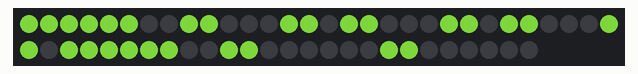
Bench run of a sketch on a simulated Arduino Uno, built with avr-gcc and run on an emulated ATmega328P. Parts: 56 RGB LEDs in strip order, left to right, continuing on the next row. Dim RGB values are drawn brighter than linear; random numbers use the default seed unless the sketch sets one.

Above: at 0.3 s.
At 9.9 s:
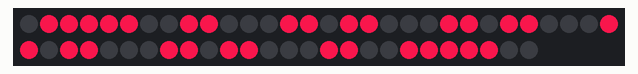
At 14.7 s:
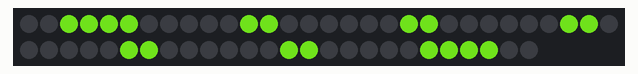
At 19.5 s:
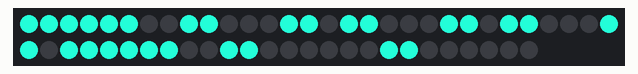
At 29.1 s:
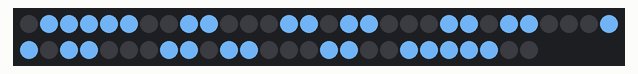
At 38.8 s:
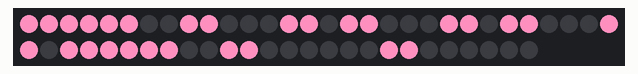

The sketch:

wave.c.ino
```cpp
#include "letters.h"
#include "FastLED.h"


////////////////////////////////////////////////////////////////////////////////////////////////////
//
// RGB Calibration code
//
// Use this sketch to determine what the RGB ordering for your chipset should be.  Steps for setting up to use:

// * Uncomment the line in setup that corresponds to the LED chipset that you are using.  (Note that they
//   all explicitly specify the RGB order as RGB)
// * Define DATA_PIN to the pin that data is connected to.
// * (Optional) if using software SPI for chipsets that are SPI based, define CLOCK_PIN to the clock pin
// * Compile/upload/run the sketch

// You should see six leds on.  If the RGB ordering is correct, you should see 1 red led, 2 green
// leds, and 3 blue leds.  If you see different colors, the count of each color tells you what the
// position for that color in the rgb orering should be.  So, for example, if you see 1 Blue, and 2
// Red, and 3 Green leds then the rgb ordering should be BRG (Blue, Red, Green).

// You can then test this ordering by setting the RGB ordering in the addLeds line below to the new ordering
// and it should come out correctly, 1 red, 2 green, and 3 blue.
//
//////////////////////////////////////////////////

#define NUM_LEDS 56


// Data pin that led data will be written out over
#define DATA_PIN 13
// Clock pin only needed for SPI based chipsets when not using hardware SPI
//#define CLOCK_PIN 8
#define TIME 800
CRGB leds[NUM_LEDS];

void setup() {
  // sanity check delay - allows reprogramming if accidently blowing power w/leds
    delay(200);

      // Uncomment one of the following lines for your leds arrangement.
      FastLED.addLeds<WS2811, DATA_PIN, BRG>(leds, NUM_LEDS);
      FastLED.clear();
}

void print_matrix(unsigned char CHAR[8],unsigned char color_1,unsigned char color_2,unsigned char color_3)
{
  int k;
  FastLED.clear();

  for (int j = 0; j < 7;j++)
  {
    for (int i = 0; i < 8; i++)
    {
      unsigned char a = reverse(CHAR[j]);
      k = a >> i;
      if ((k & 1))
        leds[8*j+i] = CRGB(color_1,color_2,color_3);
      //else
      //  leds[8*j+i] = CRGB(0,0,0);
      //delay(0);
    }
  }
  FastLED.show();
}

void loop() {
  unsigned char color_1 = random8();
  unsigned char color_2 = random8();
  unsigned char color_3 = random8();

  print_matrix(P,color_1,color_2,color_3);

  delay(TIME);

  print_matrix(A,color_1,color_2,color_3);

  delay(TIME);

  print_matrix(I,color_1,color_2,color_3);

  delay(TIME);

  print_matrix(V,color_1,color_2,color_3);

  delay(TIME);

  print_matrix(O,color_1,color_2,color_3);

  delay(TIME);

  print_matrix(L,color_1,color_2,color_3);

  delay(TIME);

  print_matrix(A,color_1,color_2,color_3);

  delay(TIME);

  print_matrix(EMP,color_1,color_2,color_3);

  delay(TIME);

}

/*void loop() {
  unsigned char color_1 = random8();
  unsigned char color_2 = random8();
  unsigned char color_3 = random8();

  print_matrix(E,color_1,color_2,color_3);

  delay(TIME);

  print_matrix(S,color_1,color_2,color_3);

  delay(TIME);

  print_matrix(K,color_1,color_2,color_3);

  delay(TIME);

  print_matrix(O,color_1,color_2,color_3);

  delay(TIME);

  print_matrix(EMP,color_1,color_2,color_3);

  delay(TIME);

  print_matrix(A,color_1,color_2,color_3);

  delay(TIME);

    print_matrix(H,color_1,color_2,color_3);

  delay(TIME);

    print_matrix(O,color_1,color_2,color_3);

  delay(TIME);

    print_matrix(EMP,color_1,color_2,color_3);

  delay(TIME);

  print_matrix(O,color_1,color_2,color_3);

  delay(TIME);

  print_matrix(N,color_1,color_2,color_3);

  delay(TIME);

  print_matrix(EMP,color_1,color_2,color_3);

  delay(TIME);


  print_matrix(A,color_1,color_2,color_3);

  delay(TIME);


  print_matrix(L,color_1,color_2,color_3);

  delay(TIME);


  print_matrix(F,color_1,color_2,color_3);

  delay(TIME);


  print_matrix(A,color_1,color_2,color_3);

  delay(TIME);

    print_matrix(EMP,color_1,color_2,color_3);

  delay(TIME);
}*/

unsigned char reverse(unsigned char b) {
   b = (b & 0xF0) >> 4 | (b & 0x0F) << 4;
   b = (b & 0xCC) >> 2 | (b & 0x33) << 2;
   b = (b & 0xAA) >> 1 | (b & 0x55) << 1;
   return b;
}
```

letters.h
```cpp
unsigned char A[8] = {0b00111000,0b01101100,0b11000110,0b11000110,0b11111110,0b11000110,0b11000110,'\0'};
unsigned char B[8] = {0b11111100,0b11000110,0b11000110,0b11111100,0b11000110,0b11000110,0b11111100,'\0'};
unsigned char C[8] = {0b00111100,0b01100110,0b11000000,0b11000000,0b11000000,0b01100110,0b00111100,'\0'};
unsigned char D[8] = {0b11111000,0b11001100,0b11000110,0b11000110,0b11000110,0b11001100,0b11111000,'\0'};
unsigned char E[8] = {0b11111110,0b11000000,0b11000000,0b11111100,0b11000000,0b11000000,0b11111110,'\0'};
unsigned char F[8] = {0b11111110,0b11000000,0b11000000,0b11111100,0b11000000,0b11000000,0b11000000,'\0'};
unsigned char G[8] = {0b00111110,0b01100000,0b11000000,0b11001110,0b11000110,0b01100110,0b00111110,'\0'};
unsigned char H[8] = {0b11000110,0b11000110,0b11000110,0b11111110,0b11000110,0b11000110,0b11000110,'\0'};
unsigned char I[8] = {0b00111100,0b00011000,0b00011000,0b00011000,0b00011000,0b00011000,0b00111100,'\0'};
unsigned char J[8] = {0b00000110,0b00000110,0b00000110,0b00000110,0b00000110,0b11000110,0b01111100,'\0'};
unsigned char K[8] = {0b11000110,0b11001100,0b11011000,0b11110000,0b11111000,0b11011100,0b11001110,'\0'};
unsigned char L[8] = {0b01100000,0b01100000,0b01100000,0b01100000,0b01100000,0b01100000,0b01111110,'\0'};
unsigned char M[8] = {0b11000110,0b11101110,0b11111110,0b11111110,0b11010110,0b11000110,0b11000110,'\0'};
unsigned char N[8] = {0b11000110,0b11100110,0b11110110,0b11111110,0b11011110,0b11001110,0b11000110,'\0'};
unsigned char O[8] = {0b01111100,0b11000110,0b11000110,0b11000110,0b11000110,0b11000110,0b01111100,'\0'};
unsigned char P[8] = {0b11111100,0b11000110,0b11000110,0b11000110,0b11111100,0b11000000,0b11000000,'\0'};
unsigned char Q[8] = {0b01111100,0b11000110,0b11000110,0b11000110,0b11011110,0b11001100,0b01111010,'\0'};
unsigned char R[8] = {0b11111100,0b11000110,0b11000110,0b11001110,0b11111000,0b11011100,0b11001110,'\0'};
unsigned char S[8] = {0b01111000,0b11001100,0b11000000,0b01111100,0b00000110,0b11000110,0b01111100,'\0'};
unsigned char T[8] = {0b01111110,0b00011000,0b00011000,0b00011000,0b00011000,0b00011000,0b00011000,'\0'};
unsigned char U[8] = {0b11000110,0b11000110,0b11000110,0b11000110,0b11000110,0b11000110,0b01111100,'\0'};
unsigned char V[8] = {0b11000110,0b11000110,0b11000110,0b11101110,0b01111100,0b00111000,0b00010000,'\0'};
unsigned char W[8] = {0b11000110,0b11000110,0b11010110,0b11111110,0b11111110,0b11101110,0b11000110,'\0'};
unsigned char X[8] = {0b11000110,0b11101110,0b01111100,0b00111000,0b01111100,0b11101110,0b11000110,'\0'};
unsigned char Y[8] = {0b01100110,0b01100110,0b01100110,0b00111100,0b00011000,0b00011000,0b00011000,'\0'};
unsigned char Z[8] = {0b11111110,0b00001110,0b00011100,0b00111000,0b01110000,0b11100000,0b11111110,'\0'};
unsigned char EMP[8] = {0b00000000,0b00000000,0b00000000,0b00000000,0b00000000,0b00000000,0b00000000,'\0'};
```

Measured:
- what the display in image 0 shows lasts 0.8 s, from 0.2 s to 1.0 s
